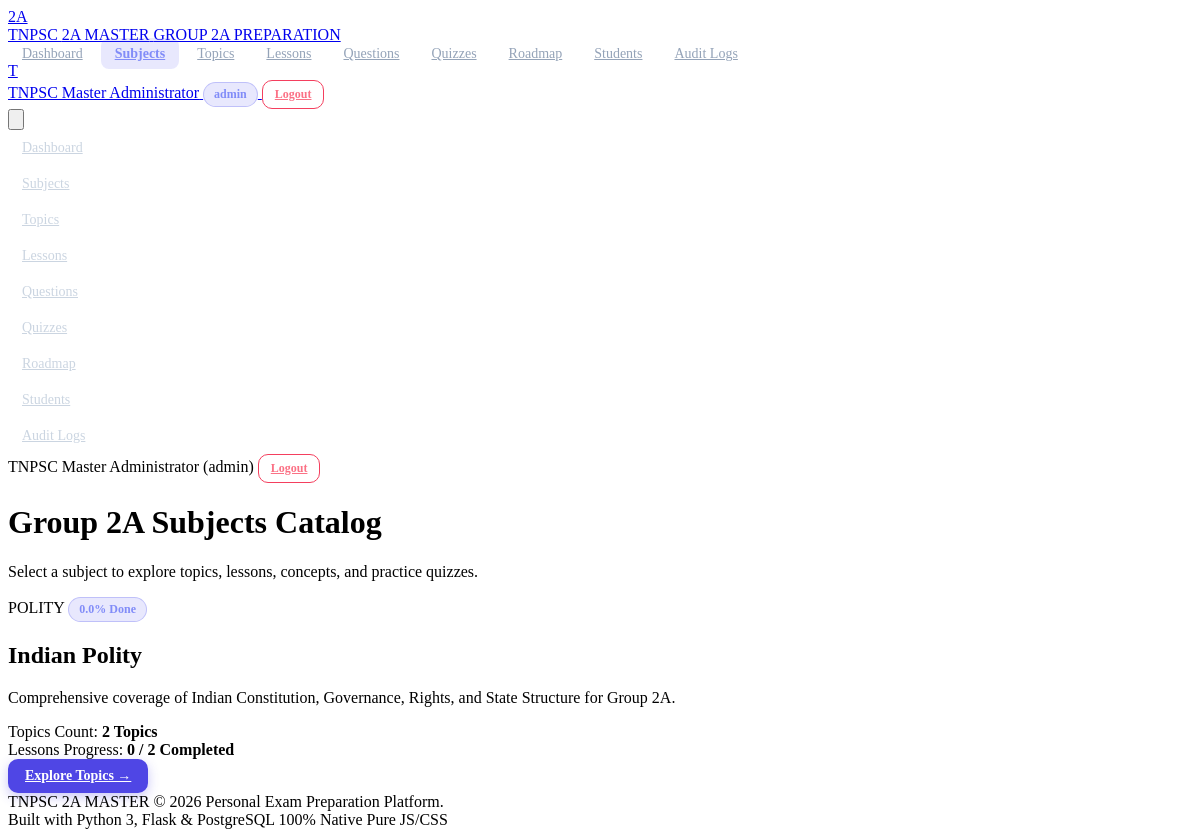
Screenshot of /student/subjects (signed in) with the database file from the repository.
### models/subject.py (models this page shows, shortened)
class Subject(db.Model):
    __tablename__ = 'subjects'
    id = db.Column(db.Integer, primary_key=True)
    name = db.Column(db.String(100), nullable=False, unique=True, index=True)
    code = db.Column(db.String(20), nullable=False, unique=True)
    description = db.Column(db.Text, nullable=True)
    icon = db.Column(db.String(50), default='book')
    order_index = db.Column(db.Integer, default=0, nullable=False)
    is_active = db.Column(db.Boolean, default=True, nullable=False)
    created_at = db.Column(db.DateTime, default=lambda: datetime.now(timezone.utc), nullable=False)
    updated_at = db.Column(db.DateTime, default=lambda: datetime.now(timezone.utc), onupdate=lambda: datetime.now(timezone.utc))
    topics = db.relationship('Topic', backref='subject', lazy='select', cascade='all, delete-orphan', order_by='Topic.order_index')
    questions = db.relationship('Question', backref='subject', lazy='select')
    quiz_sets = db.relationship('QuizSet', backref='subject', lazy='select')
    roadmap_items = db.relationship('RoadmapItem', backref='subject', lazy='select')

### routes/student.py (the view)
@student_bp.route('/student/subjects')
@login_required
def subjects():
    user_id = session.get('user_id')
    active_subjects = Subject.query.filter_by(is_active=True).order_by(Subject.order_index.asc()).all()
    subject_data = []
    for sub in active_subjects:
        topics_count = len(sub.topics)
        total_lessons = sum(len(t.lessons) for t in sub.topics)
        completed_lessons = StudentProgress.query.join(Lesson).join(Topic)\
            .filter(Topic.subject_id == sub.id, StudentProgress.user_id == user_id, StudentProgress.status == 'completed')\
            .count()
        progress_pct = round((completed_lessons / total_lessons * 100), 1) if total_lessons > 0 else 0.0
        subject_data.append({
            'subject': sub,
            'topics_count': topics_count,
            'total_lessons': total_lessons,
            'completed_lessons': completed_lessons,
            'progress_pct': progress_pct
        })
    return render_template('student/subjects.html', subject_data=subject_data)

### routes/__init__.py (called while the page is built)
def login_required(f):
    @wraps(f)
    def decorated_function(*args, **kwargs):
        if 'user_id' not in session:
            flash('Please log in to access this page.', 'warning')
            return redirect(url_for('auth.login', next=request.url))
        return f(*args, **kwargs)
    return decorated_function

### templates/student/subjects.html (shortened to what this page needs)
{% extends 'base.html' %}
{% block content %}
<div class="space-y-6">
    <div class="flex flex-col md:flex-row md:items-center justify-between gap-4 pb-4 border-b border-slate-800">
        <div>
            <h1 class="text-2xl font-bold text-slate-100">Group 2A Subjects Catalog</h1>
            <p class="text-sm text-slate-400 mt-1">Select a subject to explore topics, lessons, concepts, and practice quizzes.</p>
        </div>
    </div>
    <div class="grid grid-cols-1 md:grid-cols-2 lg:grid-cols-3 gap-6">
    {% for item in subject_data %}
        <div class="card p-6 bg-slate-900 border border-slate-800 hover:border-indigo-500/40 transition rounded-2xl flex flex-col justify-between">
            <div>
                <div class="flex items-center justify-between mb-4">
                    <span class="px-3 py-1 rounded-lg bg-indigo-500/10 text-indigo-400 border border-indigo-500/20 font-mono font-bold text-xs">
                        {{ item.subject.code }}
                    </span>
                    <span class="badge badge-indigo text-xs">{{ item.progress_pct }}% Done</span>
                </div>
                <h2 class="text-xl font-bold text-slate-100 mb-2">{{ item.subject.name }}</h2>
                <p class="text-slate-400 text-sm mb-4 line-clamp-2">{{ item.subject.description or 'Complete subject syllabus coverage for TNPSC Group 2A.' }}</p>
            </div>
            <div>
                <div class="space-y-2 mb-4 pt-4 border-t border-slate-800 text-xs text-slate-400">
                    <div class="flex justify-between">
                        <span>Topics Count:</span>
                        <strong class="text-slate-200">{{ item.topics_count }} Topics</strong>
                    </div>
                    <div class="flex justify-between">
                        <span>Lessons Progress:</span>
                        <strong class="text-slate-200">{{ item.completed_lessons }} / {{ item.total_lessons }} Completed</strong>
                    </div>
                </div>
                <a href="{{ url_for('student.topics', subject_id=item.subject.id) }}" class="btn btn-primary w-full text-center">
                    Explore Topics &rarr;
                </a>
            </div>
        </div>
    {% else %}
        <div class="col-span-full card p-12 text-center text-slate-400">
            No active subjects found in the database.
        </div>
    {% endfor %}
    </div>
</div>
{% endblock %}

### static/css/style.css (style rules this page uses)
.btn { display: inline-flex; items-center: center; justify-content: center; border-radius: 0.625rem; font-size: 0.875rem; font-weight: 600; padding: 0.5rem 1rem; transition: all 0.2s ease; cursor: pointer; border: 1px solid transparent; }
.btn-primary { background-color: #4f46e5; color: #ffffff; box-shadow: 0 4px 12px rgba(79, 70, 229, 0.3); }
.badge { display: inline-flex; align-items: center; padding: 0.25rem 0.625rem; border-radius: 9999px; font-size: 0.75rem; font-weight: 600; }
.badge-indigo { background-color: rgba(99, 102, 241, 0.15); color: #818cf8; border: 1px solid rgba(99, 102, 241, 0.3); }

### rows the page displays
Subject: subject.code "POLITY", subject.name "Indian Polity", subject "Comprehensive coverage of Indian Constitution, Governance, Rights, and State Structure for Group 2A."

### other values shown
{{ current_user_name[0] if current_user_name else 'U' }} "T"
{{ current_user_name }} "TNPSC Master Administrator"
{{ current_user_role }} "admin"
{{ item.progress_pct }} "0.0"
{{ item.topics_count }} "2"
{{ item.completed_lessons }} "0"
{{ item.total_lessons }} "2"
